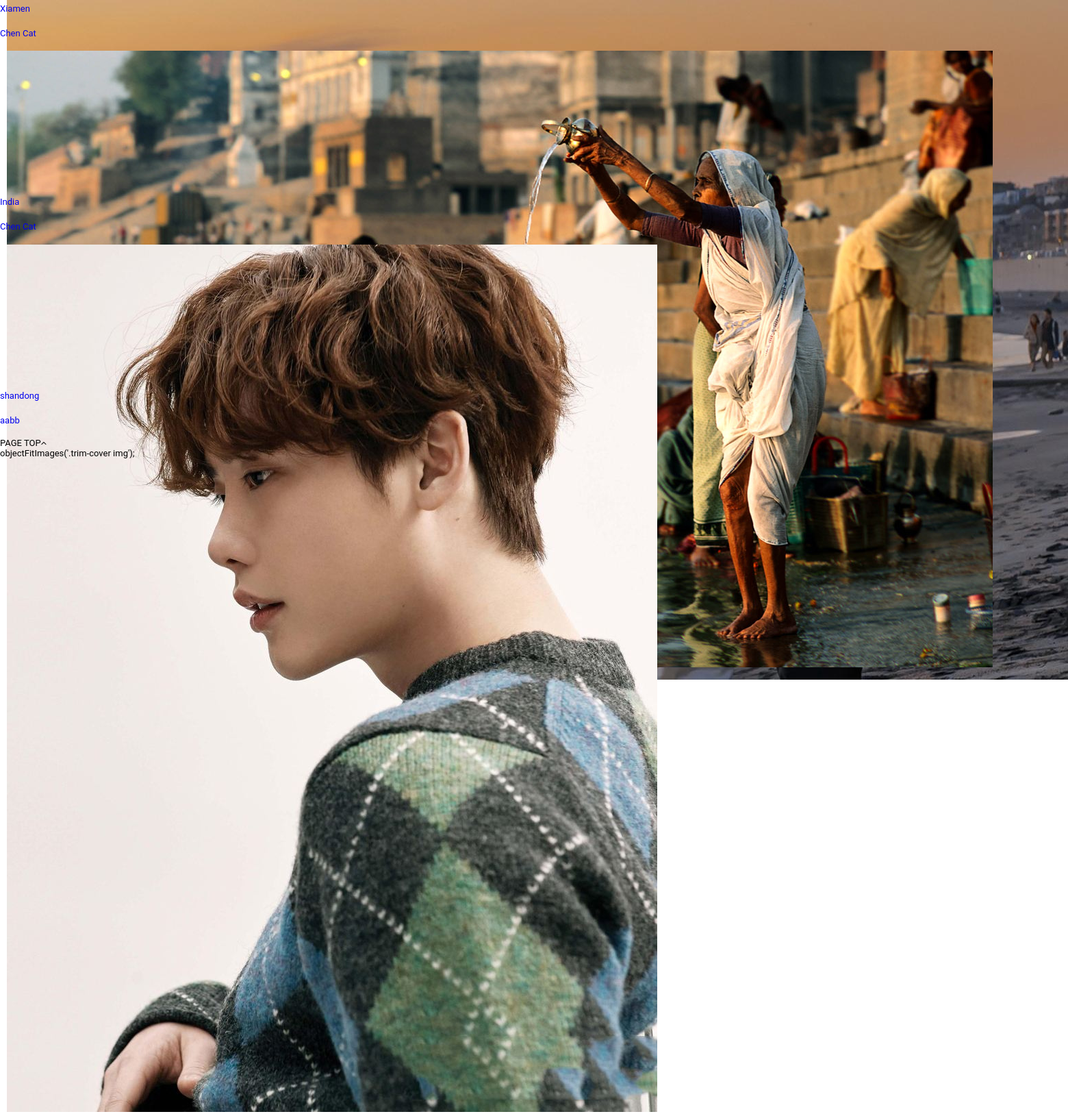
The app's page /search?theme=rw (lower part), older data.
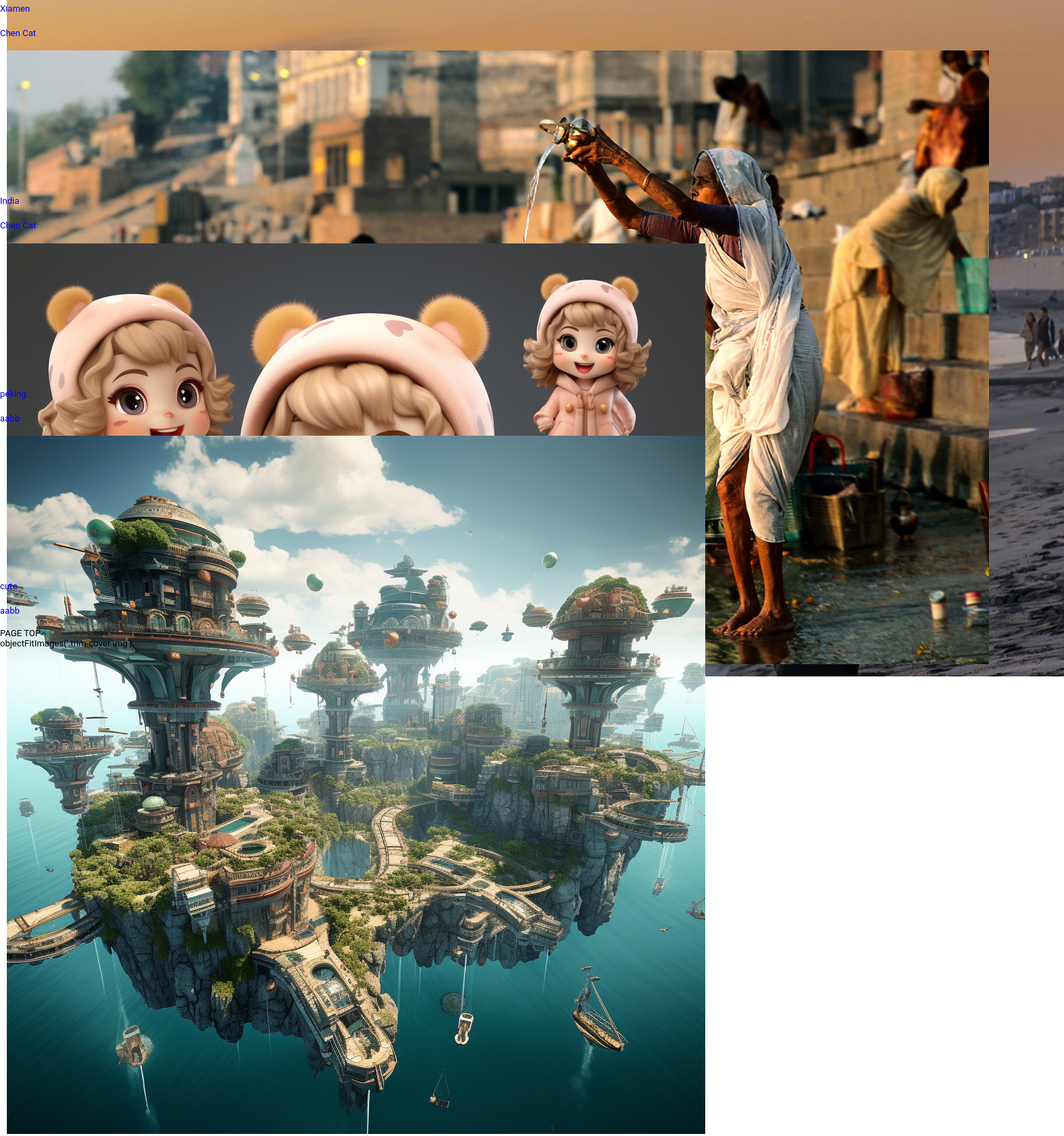
The same page, newer data.
### app.py (models this page shows)
class WallPaper(db.Model):  # 表名将会是 wallpaper
    id = db.Column(db.Integer, primary_key=True)  # 主键
    uploader = db.Column(db.String(20))  # 上传者
    location = db.Column(db.String(20),default='快乐星球')  # 地点
    theme = db.Column(db.String(10)) #主题
    name = db.Column(db.String(20)) #名字

### app.py (the view)
@app.route('/search', methods = ['POST','GET'])
def search():
    theme = request.args.get('theme')
    papers = WallPaper.query.filter(WallPaper.theme == theme).all()  # 读取所有电影记录
    papers = safework(papers)
    print(papers)
    return render_template('search.html',  papers=papers)

### wallpaperextend.py (called while the page is built)
def safework(wallpapers):
    path = os.path.join(os.path.dirname(__file__), 'static/images')
    print(path)
    images = os.listdir(path)
    print(images)
    imagelist = {}
    for image in images:
        prefix = image.split('.')[0]
        imagelist[prefix] = os.path.join(path.split('static/')[1],image)
    print(imagelist)
    print('ttttttt')
    print(wallpapers)
    for paper in wallpapers:
        print(paper)
        print(paper.name)
        if paper.name in imagelist:
            paper.name = imagelist[paper.name]
    for one in wallpapers:
        print(one.name)
    return wallpapers

### templates/search.html (shortened to what this page needs)
<!DOCTYPE html>
<html lang="ja">
<head>
	<link rel='stylesheet' id='wp-block-library-css'  href='https://shootest.jp/wp-includes/css/dist/block-library/style.min.css' type='text/css' media='all' />
<link rel='stylesheet' id='wpcf7-redirect-script-frontend-css'  href='https://shootest.jp/wp-content/plugins/wpcf7-redirect/build/css/wpcf7-redirect-frontend.min.css' type='text/css' media='all' />
<link rel='stylesheet' id='amazonjs-css'  href='https://shootest.jp/wp-content/plugins/amazonjs/css/amazonjs.css' type='text/css' media='all' />
<link rel='stylesheet' id='cf7cf-style-css'  href='https://shootest.jp/wp-content/plugins/cf7-conditional-fields/style.css' type='text/css' media='all' />
<link rel='stylesheet' id='style-css'  href="{{ url_for('static', filename = 'style.css') }}" type='text/css' media='all' />
<link rel='stylesheet' id='common2-css'  href='https://shootest.jp/wp-content/themes/shootest_v4/lib/css/common.css' type='text/css' media='all' />
<link rel='stylesheet' id='fonts-css'  href='https://shootest.jp/wp-content/themes/shootest_v4/css/fonts.css' type='text/css' media='all' />
<link rel='stylesheet' id='boxer-css'  href='https://shootest.jp/wp-content/themes/shootest_v4/css/jquery.fs.boxer.min.css' type='text/css' media='all' />
<link rel='stylesheet' id='font-awesome-css'  href='https://maxcdn.bootstrapcdn.com/font-awesome/4.7.0/css/font-awesome.min.css' type='text/css' media='all' />
<link rel='stylesheet' id='modal-css'  href='https://shootest.jp/wp-content/themes/shootest_v4/css/jquery.modal.min.css' type='text/css' media='all' />
<link rel='stylesheet' id='index-css'  href='https://shootest.jp/wp-content/themes/shootest_v4/lib/css/index.css' type='text/css' media='all' />
</head>
<section id="pickup" class="contents">
  <div class="home-section-inner pb0">
    <div class="home-pickup-container">
        {% for paper in papers %}
            <article class="home-pickup-item hover-fade">
                <a href="https://shootest.jp/studio/s760/" class="tdn">
                    <div class="photo"><img src = {{ url_for('static', filename= paper.name)}}  alt="wallpaper"></div>
                    <div class="pickup-data">
                                    <div class="category-wrap">
                        <p class="studio-area">
                        {{ paper.location }}                              </p>
                        <p class="studio-scene">
                        {{ paper.uploader }}                               </p>
                    </div>
                    </div>
                </a>
            </article>
        {% endfor %}
    </div>
  </div>
</section>
<footer>
<div class="go-top f-alp">PAGE TOP<i class="fa fa-angle-up"></i></div>
</footer>
  objectFitImages('.trim-cover img');
</body>
</html>

### static/style.css (style rules this page uses)
html,body { width: 100%; }
html { font-size:62.5%; }
body,div,p,ul,ol,li,table,tr,th,td,article,aside,details,figcaption,figure,footer,header,hgroup,nav,section,address { font-size:13px; font-size:1.3rem; }
span,a { font-size:1em; }
html, body, div, span, applet, object, iframe, h1, h2, h3, h4, h5, h6, p, blockquote, pre, a, abbr, acronym, address, big, cite, code, del, dfn, em, font, ins, kbd, q, s, samp, small, strike, strong, sub, sup, tt, var, dl, dt, dd, ol, ul, li, fieldset, form, label, legend, table, caption, tbody, tfoot, thead, tr, th, td { border: 0; font-family:'Roboto' , "游ゴシック" , "Yu Gothic" , "游ゴシック体" , "YuGothic" , "ヒラギノ角ゴ Pro W3" , "Hiragino Kaku Gothic Pro" , "Meiryo UI" , "メイリオ" , Meiryo , Osaka , "ＭＳ Ｐゴシック" , "MS PGothic" , sans-serif; font-style: inherit; margin: 0; outline: 0; padding: 0; vertical-align: baseline; word-break: normal; word-wrap: break-word; }
article,aside,details,figcaption,figure,footer,header,hgroup,nav,section,address { display: block; }
html { overflow-y: scroll; -webkit-text-size-adjust: 100%; -ms-text-size-adjust: 100%; }
a { text-decoration: none; overflow:hidden; outline:none; }
cite,dfn,em,i { font-style: italic; }
p { font-size:13px; font-size:1.3rem; line-height:1.7; margin-bottom:14px; overflow-wrap: break-word; }
img { -ms-interpolation-mode: bicubic;border: 0; }
@media screen and (min-width: 641px) { html,body { width: 100%; min-width:1220px; } }
.photo { width: calc(33.33% - 20px); max-height: 200px; width: auto; height: auto; margin: 10px; }

Row changes from the older to the newer data that the page shows:
removed WallPaper: name (picture), location "shandong", uploader "aabb"
added WallPaper: location "peking", uploader "aabb"
added WallPaper: location "cute", uploader "aabb"
